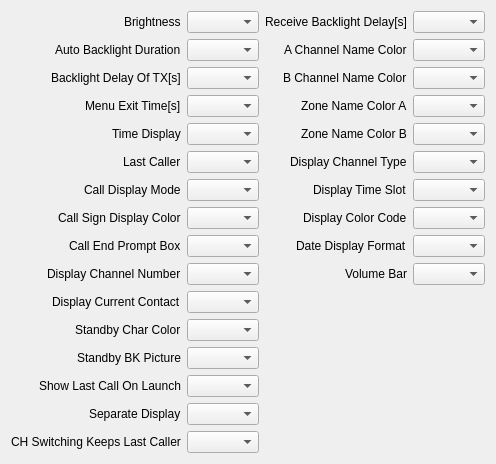
     <widget class="QWidget" name="tab_12">
      <attribute name="title">
       <string>Display</string>
      </attribute>
      <layout class="QHBoxLayout" name="horizontalLayout_6">
       <item>
        <layout class="QFormLayout" name="formLayout_3">
         <property name="labelAlignment">
          <set>Qt::AlignmentFlag::AlignRight|Qt::AlignmentFlag::AlignTrailing|Qt::AlignmentFlag::AlignVCenter</set>
         </property>
         <item row="0" column="0">
          <widget class="QLabel" name="label_13">
           <property name="text">
            <string>Brightness</string>
           </property>
          </widget>
         </item>
         <item row="1" column="0">
          <widget class="QLabel" name="label_15">
           <property name="text">
            <string>Auto Backlight Duration</string>
           </property>
          </widget>
         </item>
         <item row="2" column="0">
          <widget class="QLabel" name="label_16">
           <property name="text">
            <string>Backlight Delay Of TX[s]</string>
           </property>
          </widget>
         </item>
         <item row="3" column="0">
          <widget class="QLabel" name="label_17">
           <property name="text">
            <string>Menu Exit Time[s]</string>
           </property>
          </widget>
         </item>
         <item row="4" column="0">
          <widget class="QLabel" name="label_18">
           <property name="text">
            <string>Time Display</string>
           </property>
          </widget>
         </item>
         <item row="5" column="0">
          <widget class="QLabel" name="label_19">
           <property name="text">
            <string>Last Caller</string>
           </property>
          </widget>
         </item>
         <item row="6" column="0">
          <widget class="QLabel" name="label_20">
           <property name="text">
            <string>Call Display Mode</string>
           </property>
          </widget>
         </item>
         <item row="7" column="0">
          <widget class="QLabel" name="label_21">
           <property name="text">
            <string>Call Sign Display Color</string>
           </property>
          </widget>
         </item>
         <item row="8" column="0">
          <widget class="QLabel" name="label_22">
           <property name="text">
            <string>Call End Prompt Box</string>
           </property>
          </widget>
         </item>
         <item row="9" column="0">
          <widget class="QLabel" name="label_23">
           <property name="text">
            <string>Display Channel Number</string>
           </property>
          </widget>
         </item>
         <item row="10" column="0">
          <widget class="QLabel" name="label_24">
           <property name="text">
            <string>Display Current Contact</string>
           </property>
          </widget>
         </item>
         <item row="11" column="0">
          <widget class="QLabel" name="label_25">
           <property name="text">
            <string>Standby Char Color</string>
           </property>
          </widget>
         </item>
         <item row="12" column="0">
          <widget class="QLabel" name="label_26">
           <property name="text">
            <string>Standby BK Picture</string>
           </property>
          </widget>
         </item>
         <item row="13" column="0">
          <widget class="QLabel" name="label_27">
           <property name="text">
            <string>Show Last Call On Launch</string>
           </property>
          </widget>
         </item>
         <item row="14" column="0">
          <widget class="QLabel" name="label_28">
           <property name="text">
            <string>Separate Display</string>
           </property>
          </widget>
         </item>
         <item row="15" column="0">
          <widget class="QLabel" name="label_29">
           <property name="text">
            <string>CH Switching Keeps Last Caller</string>
           </property>
          </widget>
         </item>
         <item row="0" column="1">
          <widget class="QComboBox" name="brightnessCmbx"/>
         </item>
         <item row="1" column="1">
          <widget class="QComboBox" name="autoBacklightDurationCmbx"/>
         </item>
         <item row="2" column="1">
          <widget class="QComboBox" name="backlightDelayTxCmbx"/>
         </item>
         <item row="3" column="1">
          <widget class="QComboBox" name="menuExitTimeCmbx"/>
         </item>
         <item row="4" column="1">
          <widget class="QComboBox" name="timeDisplayCmbx"/>
         </item>
         <item row="5" column="1">
          <widget class="QComboBox" name="lastCallerCmbx"/>
         </item>
         <item row="6" column="1">
          <widget class="QComboBox" name="callDisplayModeCmbx"/>
         </item>
         <item row="7" column="1">
          <widget class="QComboBox" name="callsignDisplayColorCmbx"/>
         </item>
         <item row="8" column="1">
          <widget class="QComboBox" name="callEndPromptCmbx"/>
         </item>
         <item row="9" column="1">
          <widget class="QComboBox" name="displayChannelNumberCmbx"/>
         </item>
         <item row="10" column="1">
          <widget class="QComboBox" name="displayCurrentContactCmbx"/>
         </item>
         <item row="11" column="1">
          <widget class="QComboBox" name="standbyCharColorCmbx"/>
         </item>
         <item row="12" column="1">
          <widget class="QComboBox" name="standbyBkPictureCmbx"/>
         </item>
         <item row="13" column="1">
          <widget class="QComboBox" name="showLastCallOnLaunchCmbx"/>
         </item>
         <item row="14" column="1">
          <widget class="QComboBox" name="separateDisplayCmbx"/>
         </item>
         <item row="15" column="1">
          <widget class="QComboBox" name="keepsLastCallerCmbx"/>
         </item>
        </layout>
       </item>
       <item>
        <layout class="QFormLayout" name="formLayout_4">
         <property name="labelAlignment">
          <set>Qt::AlignmentFlag::AlignRight|Qt::AlignmentFlag::AlignTrailing|Qt::AlignmentFlag::AlignVCenter</set>
         </property>
         <item row="0" column="0">
          <widget class="QLabel" name="label_31">
           <property name="text">
            <string>Receive Backlight Delay[s]</string>
           </property>
          </widget>
         </item>
         <item row="0" column="1">
          <widget class="QComboBox" name="backlightDelayRxCmbx"/>
         </item>
         <item row="1" column="0">
          <widget class="QLabel" name="label_30">
           <property name="text">
            <string>A Channel Name Color</string>
           </property>
          </widget>
         </item>
         <item row="1" column="1">
          <widget class="QComboBox" name="channelNameColorACmbx"/>
         </item>
         <item row="2" column="0">
          <widget class="QLabel" name="label_32">
           <property name="text">
            <string>B Channel Name Color</string>
           </property>
          </widget>
         </item>
         <item row="2" column="1">
          <widget class="QComboBox" name="channelNameColorBCmbx"/>
         </item>
         <item row="3" column="0">
          <widget class="QLabel" name="label_33">
           <property name="text">
            <string>Zone Name Color A</string>
           </property>
          </widget>
         </item>
         <item row="3" column="1">
          <widget class="QComboBox" name="zoneNameColorACmbx"/>
         </item>
         <item row="4" column="0">
          <widget class="QLabel" name="label_34">
           <property name="text">
            <string>Zone Name Color B</string>
           </property>
          </widget>
         </item>
         <item row="4" column="1">
          <widget class="QComboBox" name="zoneNameColorBCmbx"/>
         </item>
         <item row="5" column="0">
          <widget class="QLabel" name="label_35">
           <property name="text">
            <string>Display Channel Type</string>
           </property>
          </widget>
         </item>
         <item row="5" column="1">
          <widget class="QComboBox" name="displayChannelTypeCmbx"/>
         </item>
         <item row="6" column="0">
          <widget class="QLabel" name="label_36">
           <property name="text">
            <string>Display Time Slot</string>
           </property>
          </widget>
         </item>
         <item row="6" column="1">
          <widget class="QComboBox" name="displayTimeSlotCmbx"/>
         </item>
         <item row="7" column="0">
          <widget class="QLabel" name="label_37">
           <property name="text">
            <string>Display Color Code</string>
           </property>
          </widget>
         </item>
         <item row="7" column="1">
          <widget class="QComboBox" name="displayColorCodeCmbx"/>
         </item>
         <item row="8" column="0">
          <widget class="QLabel" name="label_38">
           <property name="text">
            <string>Date Display Format</string>
           </property>
          </widget>
         </item>
         <item row="8" column="1">
          <widget class="QComboBox" name="dateDisplayFormatCmbx"/>
         </item>
         <item row="9" column="0">
          <widget class="QLabel" name="label_39">
           <property name="text">
            <string>Volume Bar</string>
           </property>
          </widget>
         </item>
         <item row="9" column="1">
          <widget class="QComboBox" name="volumeBarCmbx"/>
         </item>
        </layout>
       </item>
      </layout>
     </widget>
